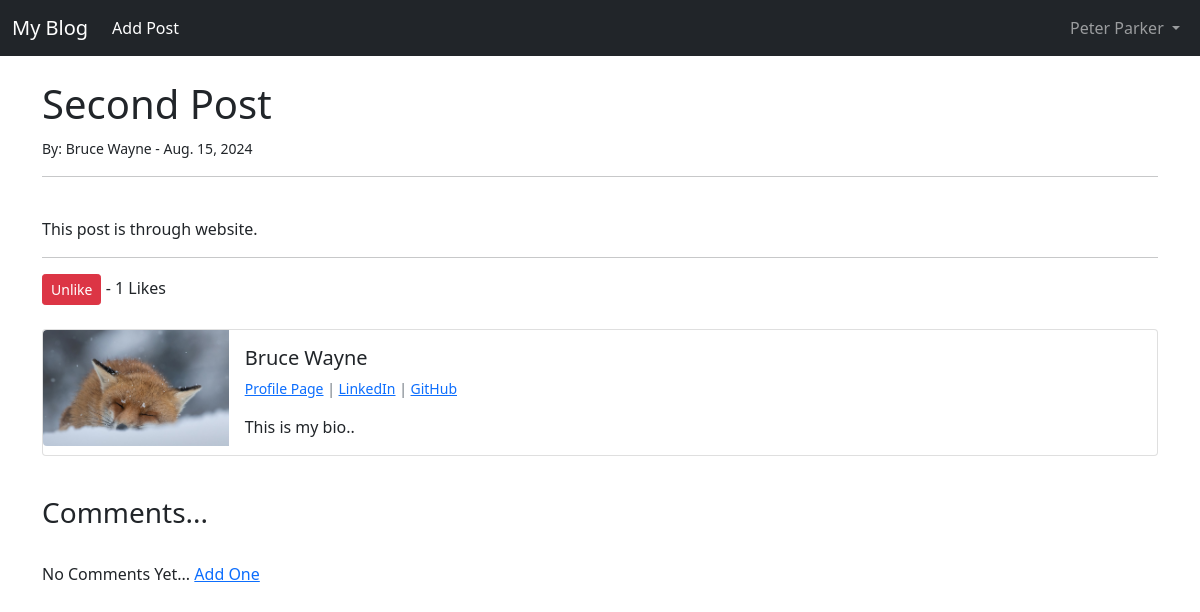
Screenshot of /article/2 (signed in) with the database file from the repository.
### post/models.py (models this page shows, shortened)
class Post(models.Model):
    title = models.CharField(max_length=20)
    author = models.ForeignKey(User, on_delete = models.CASCADE)
    body = models.TextField()
    post_date = models.DateField(auto_now_add=True)
    header_image = models.ImageField(null = True, blank= True, upload_to="images/")
    likes = models.ManyToManyField(User, related_name='blog_post')
    snippet = models.TextField(max_length=255, blank=True)
    def total_likes(self):
        return self.likes.count()

class Profile(models.Model):
    user = models.OneToOneField(User, null=True, on_delete=models.CASCADE)
    bio = models.TextField()
    profile_pic = models.ImageField(null=True, blank= True, upload_to='images/profile')
    linkedin_url = models.CharField(max_length=255, null=True, blank=True)
    github_url = models.CharField(max_length=255, null=True, blank=True)

### post/views.py (the view)
# urls.py: path('article/<int:pk>', ArticleDetailView.as_view(), name = 'article_detail' ),
class ArticleDetailView(DetailView):
    model = Post
    template_name = 'article_detail.html'
    def get_context_data(self, *args, **kwargs):
        stuff = get_object_or_404(Post, id=self.kwargs['pk'])
        total_likes = stuff.total_likes()
        liked = False
        if stuff.likes.filter(id=self.request.user.id).exists():
            liked = True
        context = super().get_context_data(**kwargs)
        context["total_likes"] = total_likes
        context["liked"] = liked
        return context

### post/templates/article_detail.html (shortened to what this page needs)
{% extends "base.html" %}
{% load static %}
{% block content %}
<h1>{{post.title}}</h1>
<small>By:
    {{post.author.first_name}}
    {{post.author.last_name}} -
    {{post.post_date}}
</small>
<hr><br/>
{{post.body|safe}}
<br/>
<hr>
<form action="{% url 'like_post' post.pk %}" method='POST'>
    {% if user.is_authenticated %}
        {% if liked %}
            <button type='submit' name='post_id' value="{{post.id}}" class = "btn btn-danger btn-sm">Unlike</button>
        {% else %}
            <button type='submit' name='post_id' value="{{post.id}}" class = "btn btn-primary btn-sm">Like</button>
        {% endif %}
    {% else %}
        <small><a href="{% url 'login' %}">Login</a> to like</small>
    {% endif %}
    - {{ total_likes }} Likes
</form>
<br/>
<div class="card mb-3">
    <div class="row g-0">
      <div class="col-md-2">
        {% if post.author.profile.profile_pic %}
          <img src="{{ post.author.profile.profile_pic.url }}" class="img-fluid rounded-start">
        {% else %}
          <img src="{% static "Blog/images/profile.png" %}" class="img-fluid rounded-start">
        {% endif %}
      </div>
      <div class="col-md-10">
        <div class="card-body">
          <h5 class="card-title">{{ post.author.first_name }} {{ post.author.last_name }}</h5>
          <p class="small text-muted">
          {% if post.author.profile.id %}
            <a href="{% url 'show_profile_page' post.author.profile.id %}">Profile Page</a>
          {% else %}
          <a href="#"></a>
          {% endif %}
            {% if post.author.profile.linkedin_url %}
             | <a href="{{ post.author.profile.linkedin_url }}">LinkedIn</a>
            {% endif %}
            {% if post.author.profile.github_url %}
              | <a href="{{ post.author.profile.github_url }}">GitHub</a>
            {% endif %}
          </p>
          <p class="card-text">{{ post.author.profile.bio }}</p>
        </div>
      </div>
    </div>
</div>
<br/>
<h3> Comments... </h3>
<br/>
{% if not post.comments.all %}
  No Comments Yet... <a href="{% url 'add_comment' post.pk %}">Add One</a>
{% endif %}
<br/><br/>
{% endblock %}

### post/templates/nav.html (shortened to what this page needs)
<nav class="navbar navbar-expand-lg navbar-dark bg-dark">
    <div class="container-fluid">
      <a class="navbar-brand" href="{% url 'home' %}">My Blog</a>
      <div class="collapse navbar-collapse" id="navbarNav">
        <ul class="navbar-nav mr-auto">
          {% if user.is_authenticated %}
            <li class="nav-item">
              <a class="nav-link active" aria-current="page" href="{% url 'add_post' %}">Add Post</a>
            </li>
          {% endif %}
        </ul>
      </div>
      {% if user.is_authenticated %}
          <ul class="navbar-nav ml-auto">
            <li class="nav-item dropdown">
              <a class="nav-link dropdown-toggle" href="#" id="navbarDropdown" role="button" data-bs-toggle="dropdown" aria-expanded="false">
                {{user.first_name}}
                {{user.last_name}}
              </a>
          </li>
        </ul>
      {% endif %}
    </div>
  </nav>
  <br/>
  <div class="container">

### rows the page displays
Post: title "Second Post", author.first_name "Bruce", author.last_name "Wayne", post_date "Aug. 15, 2024", body "This post is through website.", author.profile.profile_pic (picture), author.profile.bio "This is my bio.."

### other values shown
{{ user.first_name }} "Peter"
{{ user.last_name }} "Parker"
{{ total_likes }} "1"
